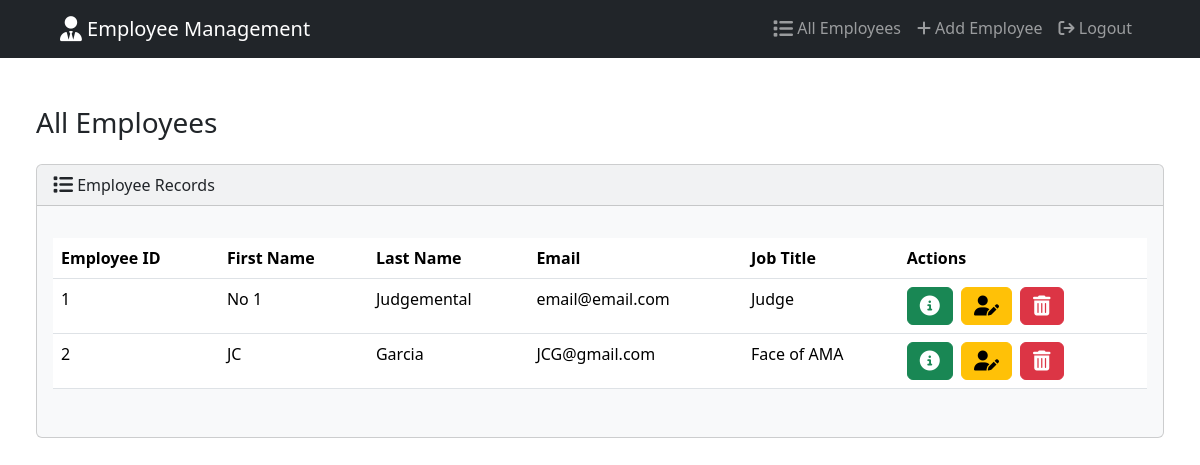
/index/ (signed in), run on an earlier commit of the app's database.
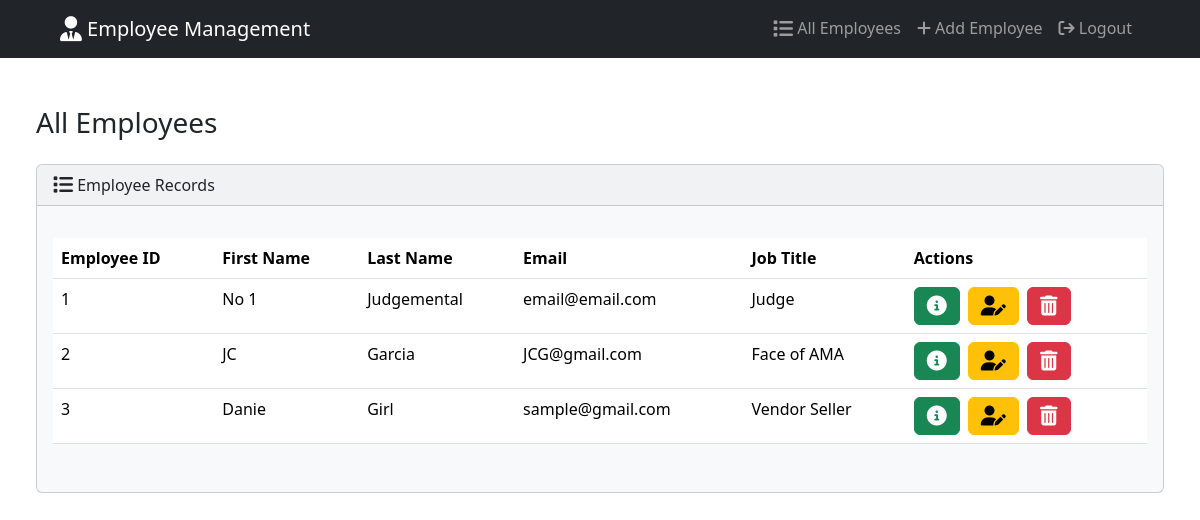
And on a later commit of the database.
### website/models.py (models this page shows, shortened)
class Employee(models.Model):
    employee_id = models.AutoField(primary_key=True)
    created_at = models.DateTimeField(auto_now_add=True)
    first_name = models.CharField(max_length=50)
    last_name = models.CharField(max_length=50)
    email = models.EmailField(max_length=100)
    phone = models.CharField(max_length=15)
    address = models.CharField(max_length=100)
    job_title = models.CharField(max_length=100)

### website/views.py (the view)
# urls.py: path("index/", views.index, name="index"),
def index(request):
    employees = Employee.objects.all()
    if not employees:
        messages.info(request, "No employees found.")
    return render(request, 'index.html', {'employees': employees})

### website/templates/index.html (shortened to what this page needs)
{% extends "base.html" %}
{% block body %}
{% if user.is_authenticated %}
<h3 class="m-4">All Employees</h3>
<div class="row">
    <div class="col-12">
        {% if employees %}
            <div class="card bg-light ms-4 me-4 mb-4">
                <div class="card-header">
                    <i class="fa-solid fa-list fa-lg"></i> Employee Records
                </div>
                <div class="card-body">
                    <p class="card-text">
                        <div class="table-responsive">
                            <table class="table table-hover">
                                <thead>
                                  <tr>
                                    <th scope="col">Employee ID</th>
                                    <th scope="col">First Name</th>
                                    <th scope="col">Last Name</th>
                                    <th scope="col">Email</th>
                                    <th scope="col">Job Title</th>
                                    <th scope="col">Actions</th>
                                  </tr>
                                </thead>
                                <tbody>
                                    {% for employee in employees %}
                                    <tr>
                                        <td>{{ employee.employee_id }}</td>
                                        <td>{{ employee.first_name }}</td>
                                        <td>{{ employee.last_name }}</td>
                                        <td>{{ employee.email }}</td>
                                        <td>{{ employee.job_title }}</td>
                                        <td>
                                          <a class="btn btn-success me-1" href="{% url 'view_employee' employee.employee_id %}">
                                              <i class="fa-solid fa-circle-info fa-lg"></i>
                                          </a>
                                          <a class="btn btn-warning me-1" href="{% url 'edit_employee' employee.employee_id %}">
                                              <i class="fa-solid fa-user-pen fa-lg"></i>
                                          </a>
                                          <button type="button" class="btn btn-danger" data-bs-toggle="modal" data-bs-target="#delete{{ employee.employee_id }}">
                                              <i class="fa-solid fa-trash-can fa-lg"></i>
                                          </button>
                                        </td>
                                    </tr>
                                    {% endfor %}
                                 </tbody>
                              </table>
                        </div>
                    </p>
                    </div>
                </div>
            </div>
        {% else %}
            <h5 class="alert alert-primary ms-4 me-4">No Employee Records</h5>
        {% endif %}
    </div>
</div>
{% endif %}
{% endblock %}

### website/templates/base.html (shortened to what this page needs)
<!DOCTYPE html>
<html lang="en">
<head>
    <link rel="stylesheet" href="https://cdnjs.cloudflare.com/ajax/libs/font-awesome/6.5.1/css/all.min.css" />
    <link href="https://cdn.jsdelivr.net/npm/bootstrap@5.3.3/dist/css/bootstrap.min.css" rel="stylesheet">
</head>
<body class="d-flex flex-column min-vh-100">
    <nav class="navbar navbar-expand-lg bg-dark ps-5 nav-underline" data-bs-theme="dark">
        <div class="container-fluid">
          {% if user.is_authenticated %}
          <a class="navbar-brand" href="{% url 'index' %}">
            <i class="fa-solid fa-user-tie fa-lg"></i> Employee Management
          </a>
          {% else %}
          <a class="navbar-brand">
            <i class="fa-solid fa-user-tie fa-lg"></i> Employee Management
          </a>
          {% endif %}
          <div class="collapse navbar-collapse" id="navbarColor02">
            <ul class="navbar-nav ms-auto mb-2 mb-lg-0 pe-5">
              {% if user.is_authenticated %}
              <li class="nav-item">
                <a class="nav-link" href="{% url 'index' %}">
                    <i class="fa-solid fa-list fa-lg"> </i> All Employees
                </a>
              </li>
              <li class="nav-item">
                <a class="nav-link" href="{% url 'add_employee' %}">
                    <i class="fa-solid fa-plus"></i> Add Employee
                </a>
              </li>
              <li class="nav-item">
                <a class="nav-link" href="{% url 'logout' %}">
                  <i class="fa-solid fa-arrow-right-from-bracket"></i> Logout
                </a>
              </li>
              {% endif %}
            </ul>
          </div>
        </div>
      </nav>
      <div class="container">
        <br/>
      </div>
      <div class="container-fluid">
        {% block body %}
        {% endblock %}
</body>
</html>

What changed in the data, as far as the page shows it:
added Employee: employee_id "3", first_name "Danie", last_name "Girl", email "sample@gmail.com", job_title "Vendor Seller"
